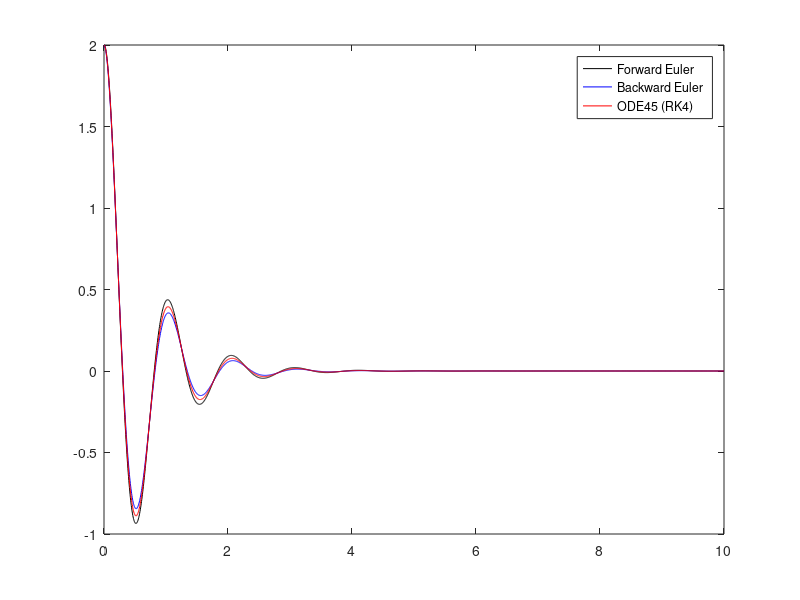

The MATLAB script that drew this image:
clear all; close all
clc


% play around with different 'd' and 'dt' to see various behavior!

w = 2*pi; % natural frequency
d = .25;  % damping ratio

% spring-mass-damper system
A = [0 1; -w^2 -2*d*w];  % \dot{x} = Ax

dt = 0.005;  % time step
T = 10;     % amount of time to integrate

x0 = [2; 0]; % initial condition (x=2, v=0)

% iterate forward Euler
xF(:,1) = x0;
tF(1) = 0;
for k=1:T/dt
    tF(k+1) = k*dt;
    xF(:,k+1) = (eye(2) + dt*A)*xF(:,k);
end

plot(tF,xF(1,:),'k')

% iterate backward Euler
xB(:,1) = x0;
tB(1) = 0;
for k=1:T/dt
   tB(k+1) = k*dt;
   xB(:,k+1) = inv(eye(2) - A*dt)*xB(:,k); % should probably pre-compute inverse for efficiency sake
end
hold on
plot(tB,xB(1,:),'b')

% compute better integral using built-in Matlab code
% 4th-order Runge Kutta 
% [TOUT,YOUT] = ODE45(ODEFUN,TSPAN,Y0)
[t,xGood] = ode45( @(t,x) A*x, 0:dt:T, x0); % 
% using function handle to define @(t,x) A*x... right-hand side
% of \dot{x} = Ax... ode45 wants us to include time in @(t,x), in 
% case there is time dependence.
hold on
plot(t,xGood(:,1),'r')
legend('Forward Euler','Backward Euler','ODE45 (RK4)')
